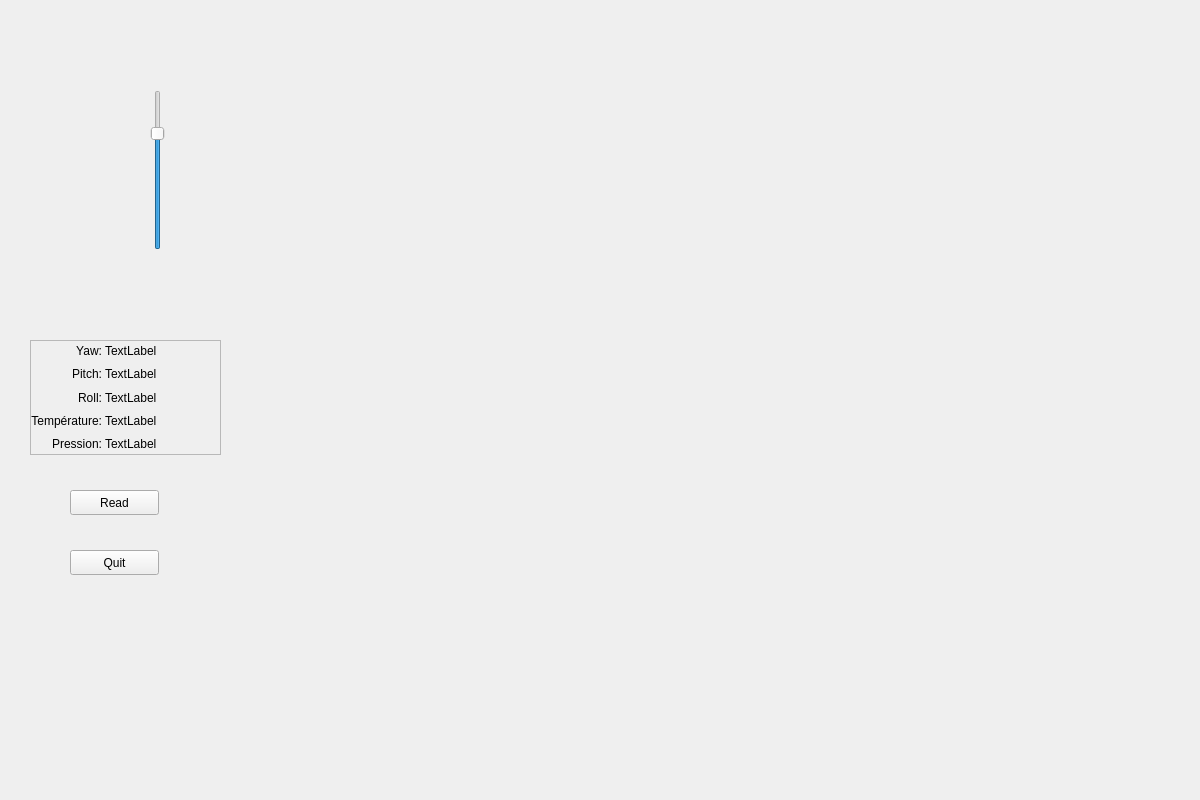
<?xml version="1.0" encoding="UTF-8"?>
<ui version="4.0">
 <class>MainWidget</class>
 <widget class="QWidget" name="MainWidget">
  <property name="geometry">
   <rect>
    <x>0</x>
    <y>0</y>
    <width>1200</width>
    <height>800</height>
   </rect>
  </property>
  <property name="windowTitle">
   <string>Form</string>
  </property>
  <widget class="QPushButton" name="btnQuit">
   <property name="geometry">
    <rect>
     <x>70</x>
     <y>550</y>
     <width>89</width>
     <height>25</height>
    </rect>
   </property>
   <property name="text">
    <string>Quit</string>
   </property>
  </widget>
  <widget class="QSlider" name="vSlider1">
   <property name="geometry">
    <rect>
     <x>150</x>
     <y>90</y>
     <width>16</width>
     <height>160</height>
    </rect>
   </property>
   <property name="maximum">
    <number>100</number>
   </property>
   <property name="value">
    <number>75</number>
   </property>
   <property name="orientation">
    <enum>Qt::Vertical</enum>
   </property>
  </widget>
  <widget class="QPushButton" name="btnRead">
   <property name="geometry">
    <rect>
     <x>70</x>
     <y>490</y>
     <width>89</width>
     <height>25</height>
    </rect>
   </property>
   <property name="text">
    <string>Read</string>
   </property>
  </widget>
  <widget class="QFrame" name="frame">
   <property name="geometry">
    <rect>
     <x>30</x>
     <y>340</y>
     <width>191</width>
     <height>115</height>
    </rect>
   </property>
   <property name="frameShape">
    <enum>QFrame::StyledPanel</enum>
   </property>
   <property name="frameShadow">
    <enum>QFrame::Raised</enum>
   </property>
   <layout class="QGridLayout" name="gridLayout">
    <property name="leftMargin">
     <number>0</number>
    </property>
    <property name="topMargin">
     <number>0</number>
    </property>
    <property name="rightMargin">
     <number>0</number>
    </property>
    <property name="bottomMargin">
     <number>0</number>
    </property>
    <property name="spacing">
     <number>3</number>
    </property>
    <item row="6" column="1">
     <widget class="QLabel" name="lbPression">
      <property name="text">
       <string>TextLabel</string>
      </property>
     </widget>
    </item>
    <item row="0" column="0">
     <widget class="QLabel" name="lbYaw_5">
      <property name="sizePolicy">
       <sizepolicy hsizetype="Preferred" vsizetype="Preferred">
        <horstretch>0</horstretch>
        <verstretch>0</verstretch>
       </sizepolicy>
      </property>
      <property name="text">
       <string>Yaw:</string>
      </property>
      <property name="alignment">
       <set>Qt::AlignRight|Qt::AlignTrailing|Qt::AlignVCenter</set>
      </property>
     </widget>
    </item>
    <item row="0" column="1">
     <widget class="QLabel" name="lbYawH">
      <property name="text">
       <string>TextLabel</string>
      </property>
     </widget>
    </item>
    <item row="1" column="0">
     <widget class="QLabel" name="lbYaw_6">
      <property name="sizePolicy">
       <sizepolicy hsizetype="Preferred" vsizetype="Preferred">
        <horstretch>0</horstretch>
        <verstretch>0</verstretch>
       </sizepolicy>
      </property>
      <property name="text">
       <string>Pitch:</string>
      </property>
      <property name="alignment">
       <set>Qt::AlignRight|Qt::AlignTrailing|Qt::AlignVCenter</set>
      </property>
     </widget>
    </item>
    <item row="5" column="0">
     <widget class="QLabel" name="lbYaw_9">
      <property name="sizePolicy">
       <sizepolicy hsizetype="Maximum" vsizetype="Preferred">
        <horstretch>0</horstretch>
        <verstretch>0</verstretch>
       </sizepolicy>
      </property>
      <property name="text">
       <string>Température:</string>
      </property>
      <property name="alignment">
       <set>Qt::AlignRight|Qt::AlignTrailing|Qt::AlignVCenter</set>
      </property>
     </widget>
    </item>
    <item row="6" column="0">
     <widget class="QLabel" name="lbYaw_8">
      <property name="sizePolicy">
       <sizepolicy hsizetype="Preferred" vsizetype="Preferred">
        <horstretch>0</horstretch>
        <verstretch>0</verstretch>
       </sizepolicy>
      </property>
      <property name="text">
       <string>Pression:</string>
      </property>
      <property name="alignment">
       <set>Qt::AlignRight|Qt::AlignTrailing|Qt::AlignVCenter</set>
      </property>
     </widget>
    </item>
    <item row="5" column="1">
     <widget class="QLabel" name="lbTemp">
      <property name="text">
       <string>TextLabel</string>
      </property>
     </widget>
    </item>
    <item row="1" column="1">
     <widget class="QLabel" name="lbPitchH">
      <property name="text">
       <string>TextLabel</string>
      </property>
     </widget>
    </item>
    <item row="2" column="0">
     <widget class="QLabel" name="lbYaw_7">
      <property name="sizePolicy">
       <sizepolicy hsizetype="Preferred" vsizetype="Preferred">
        <horstretch>0</horstretch>
        <verstretch>0</verstretch>
       </sizepolicy>
      </property>
      <property name="text">
       <string>Roll:</string>
      </property>
      <property name="alignment">
       <set>Qt::AlignRight|Qt::AlignTrailing|Qt::AlignVCenter</set>
      </property>
     </widget>
    </item>
    <item row="2" column="1">
     <widget class="QLabel" name="lbRollH">
      <property name="text">
       <string>TextLabel</string>
      </property>
     </widget>
    </item>
   </layout>
  </widget>
  <widget class="Gui" name="HSI" native="true">
   <property name="geometry">
    <rect>
     <x>409</x>
     <y>10</y>
     <width>781</width>
     <height>781</height>
    </rect>
   </property>
  </widget>
 </widget>
 <customwidgets>
  <customwidget>
   <class>Gui</class>
   <extends>QWidget</extends>
   <header>gui.h</header>
   <container>1</container>
  </customwidget>
 </customwidgets>
 <resources/>
 <connections/>
</ui>
